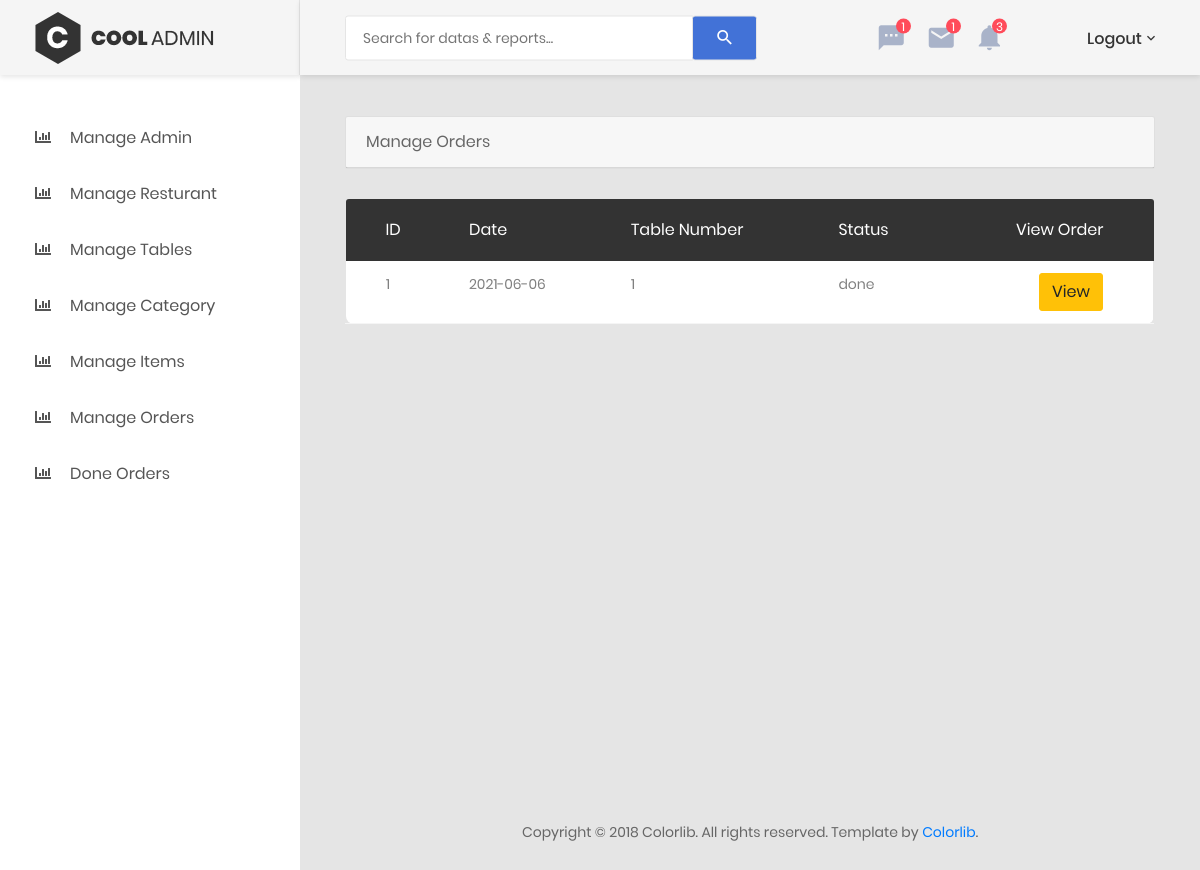
Before: /admin/done_orders.php (signed in) with the older database file.
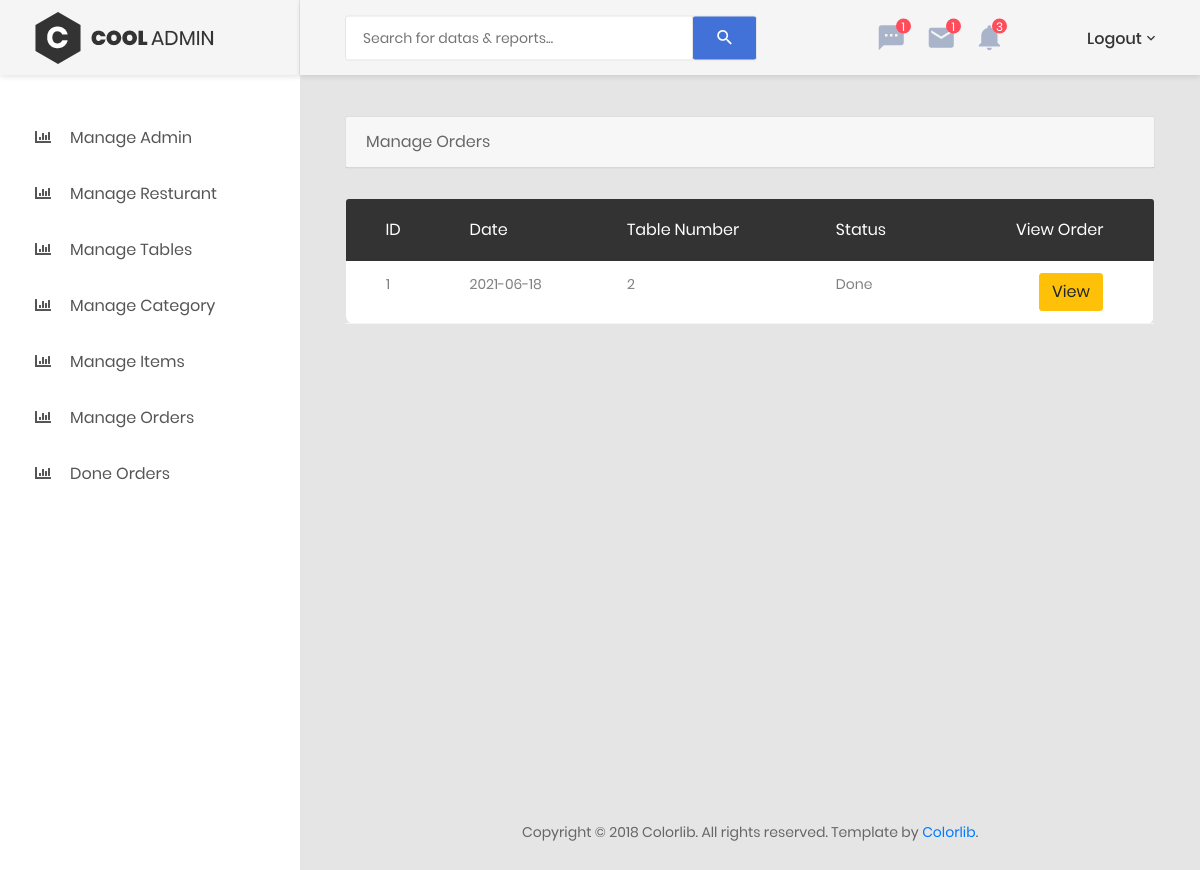
After: the same page with the newer database file.
### tables this page shows
CREATE TABLE `orders` (
  `order_id` int(3) NOT NULL,
  `order_date` date NOT NULL,
  `rest_id` int(3) NOT NULL,
  `table_id` int(3) NOT NULL DEFAULT 1,
  `order_status` varchar(10) NOT NULL DEFAULT 'pending'
);

### admin/done_orders.php (the view)
<?php
include('includes/connection.php');
?>
<?php include('includes/admin_header.php'); ?>
<div class="main-content">
    <div class="section__content section__content--p30">
        <div class="container-fluid">
            <div class="row">
                <div class="col-lg-12">
                    <div class="card">
                        <div class="card-header">Manage Orders
                        </div>
                    </div>
                </div>
            </div>
        </div>
        <div class="col-md-12">
            <div class="table-responsive m-b-40">
                <table class="table table-borderless table-data3">
                    <thead>
                        <tr>
                            <th>ID</th>
                            <th>Date</th>
                            <th>Table Number</th>
                            <th>Status</th>
                            <th>View Order</th>
                        </tr>
                    </thead>
                    <tbody>
                      <?php
                      $query        = "select * from orders where rest_id = {$_SESSION['admin_id']} AND order_status = 'done' ";
                      $result       = mysqli_query($conn,$query);
                      $i = 1;
                      while($row    = mysqli_fetch_assoc($result)){
                        echo "<tr>";
                        echo "<td>$i</td>";
                        echo "<td>{$row['order_date']}</td>";
                        echo "<td>{$row['table_id']}</td>";
                        echo "<td>{$row['order_status']}</td>";
                        echo "<td><a href='view_order.php?order_id={$row['order_id']}' class='btn btn-warning'>View</a></td>";
                        echo "</tr>";
                        $i++;
                    }
                    ?>
                </tbody>
            </table>
        </div>
    </div>
</div>
</div>
<?php include('includes/admin_footer.php'); ?>

Changed rows visible on the page:
removed orders: order_date "2021-06-06", table "1", order_status "done"
added orders: order_date "2021-06-18", table "2", order_status "Done"
